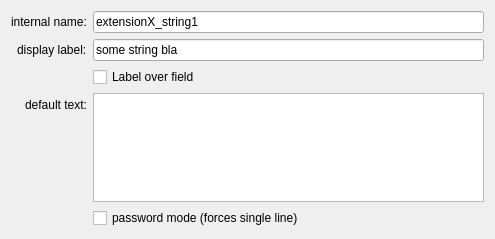
<ui version="4.0">
 <class>edit</class>
 <widget class="QWidget" name="edit">
  <property name="geometry">
   <rect>
    <x>0</x>
    <y>0</y>
    <width>495</width>
    <height>239</height>
   </rect>
  </property>
  <property name="windowTitle">
   <string>Form</string>
  </property>
  <layout class="QFormLayout" name="formLayout">
   <property name="labelAlignment">
    <set>Qt::AlignRight|Qt::AlignTrailing|Qt::AlignVCenter</set>
   </property>
   <item row="0" column="0">
    <widget class="QLabel" name="label">
     <property name="text">
      <string>internal name:</string>
     </property>
    </widget>
   </item>
   <item row="0" column="1">
    <widget class="QLineEdit" name="cfg_name">
     <property name="text">
      <string>extensionX_string1</string>
     </property>
    </widget>
   </item>
   <item row="1" column="0">
    <widget class="QLabel" name="label_2">
     <property name="text">
      <string>display label:</string>
     </property>
    </widget>
   </item>
   <item row="1" column="1">
    <widget class="QLineEdit" name="cfg_label">
     <property name="text">
      <string>some string bla</string>
     </property>
    </widget>
   </item>
   <item row="2" column="1">
    <widget class="QCheckBox" name="cfg_label_over_field">
     <property name="text">
      <string>Label over field</string>
     </property>
    </widget>
   </item>
   <item row="3" column="0">
    <widget class="QLabel" name="label_3">
     <property name="text">
      <string>default text:</string>
     </property>
    </widget>
   </item>
   <item row="3" column="1">
    <widget class="A2TextField" name="cfg_value" />
   </item>
   <item row="4" column="1">
    <widget class="QCheckBox" name="cfg_password_mode">
     <property name="text">
      <string notr="true">password mode (forces single line)</string>
     </property>
    </widget>
   </item>
  </layout>
 </widget>
 <customwidgets>
  <customwidget>
   <class>A2TextField</class>
   <extends>QPlainTextEdit</extends>
   <header>a2widget.a2text_field</header>
  </customwidget>
 </customwidgets>
 <resources />
 <connections />
</ui>
